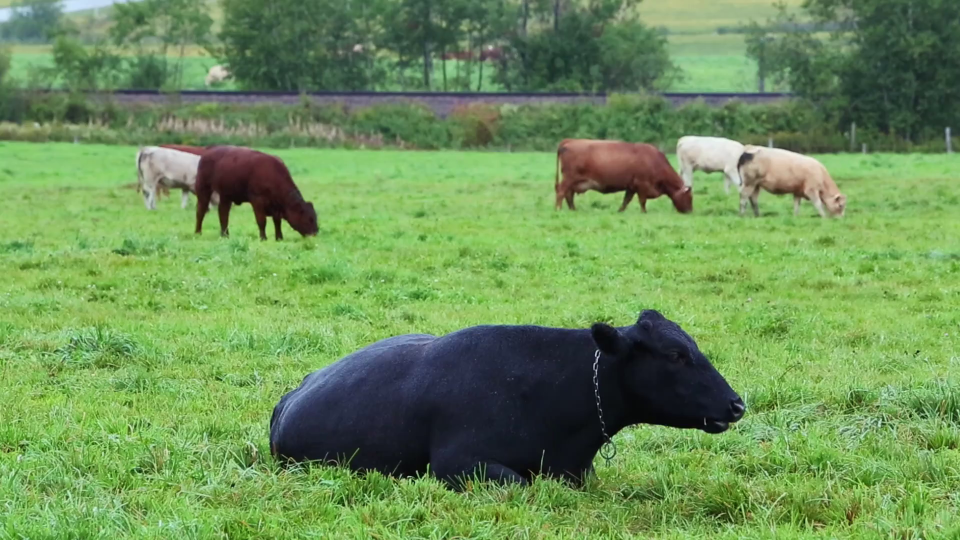
#> input picture TP_originaux/TP4-Particle-Filtering (1)/data/cows_first_frame.png, 1920 x 1080 px (shown at 1/2 size)
$ jupyter execute --allow-errors TP_ParticleFiltering.ipynb   (shell and % lines are left out)
#> lines starting #> are read from the running program, lines starting #| are printed output that depends on the picture
[cell 1]
import os
import numpy as np

import matplotlib as mpl
import matplotlib.pyplot as plt
import matplotlib.patches as patches

import cv2 as cv

You should submit before the deadline a **TP_ParticleFilter_firstname1-surname1_firstname2-surname2.ipynb** containing the completed .ipynb notebook.

You do not need to attach the data nor the outputs (images and videos) as we must be able to regenerate the output by running your notebook.

# Particle filter for color-based object tracking

In this practical work, you will implement a particle filter-based single object tracking approach based on the "color-based probabilistic tracking" framework discussed in the lecture slides (starting from slide 16). The notebook guides you to implement the appearance model, the state propagation model, the particle filter itself, to finally run the tracker on videos.

### Extracting the template patch

We will first use the example video 'data/cows.avi'. The first frame in the video is saved in 'data/cows_first_frame.png' and we load it first below:

[cell 2]
data_dir = 'data'

[cell 3]
zeroth_frame_filename = os.path.join(data_dir, 'cows_first_frame.png')
zeroth_frame = cv.imread(zeroth_frame_filename)
#> zeroth_frame is the input picture: shape (1080, 1920, 3); mean B, G, R 88, 144.6, 109

[cell 4]
fig = plt.figure()
ax = fig.add_subplot(111, aspect='equal')
ax.imshow(cv.cvtColor(zeroth_frame, cv.COLOR_BGR2RGB))
plt.grid(False)
plt.axis('off')
plt.show()

The single object tracker tracks an object manually defined by a template patch that we have to extract from the first frame. Below I have defined a bounding box width, height, center coordinates $x,y$ so as to track the head of the brown cow. You can change the bounding box parameters to track another object if you want. To help place the bounding box, you can visualize the bounding box on top of the frame in the plot below.

[cell 5]
# Template patch
template_W = 100
template_H = 100
template_x = 600
template_y = 430

# Bounding box in [x1,y1,x2,y2] format:
template_bb = np.array([template_x-template_W//2,template_y-template_H//2,
                        template_x+template_W//2,template_y+template_H//2])

[cell 6]
fig = plt.figure(figsize=(10, 10*zeroth_frame.shape[0]/zeroth_frame.shape[1]))
ax = fig.add_subplot(111, aspect='equal')
ax.imshow(cv.cvtColor(zeroth_frame, cv.COLOR_BGR2RGB))
plt.grid(False)
plt.axis('off')

d = np.array([template_x-template_W//2,template_y-template_H//2,template_W,template_H]).astype(np.int32)
ax.add_patch(patches.Rectangle((d[0],d[1]),d[2],d[3],fill=False,lw=3,ec=np.random.rand(1, 3)))
plt.show()
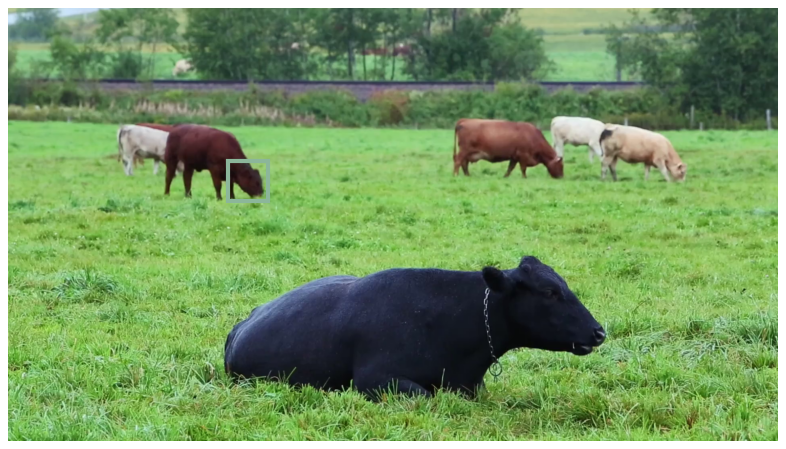
#> figure drawn by matplotlib, 1 panel

We will now implement a function that takes a frame (image) as input as well as a bounding box, and extracts a patch from the image at the specified bounding box location. The patch has dimension N along the $x$-axis and M along the $y$-axis. This routine will be used both to extract the template patch, and to extract candidate patches during the tracking.

The patch pixel values are probed at coordinates regularly spaced between the bounding box corners. This means that the coordinates may fall in-between pixels (they are real valued). Hence you will have to linearly interpolate image values to obtain the patch values.<br>
Moreover, the bounding box may fall partially outside the image, in which case you will have to extrapolate image values, replicating the border values as boundary condition.

[cell 7]
# [23 lines left out: function extract_patch, not called in this run]

Now we can extract the template patch from `zeroth_frame`, thanks to the bounding box `template_bb` you manually defined previously.

[cell 8]
N = 64 # number of pixels in the patch along the x-axis
M = 64 # number of pixels in the patch along the y-axis

# Extract the template patch
#> (the rest of this cell did not finish here and is left out)

[cell 9]
fig = plt.figure()
ax = fig.add_subplot(111, aspect='equal')
#> (the rest of this cell did not finish here and is left out)

### First appearance model

For the particle filter, we need to define the data likelihood given a state $p(z|x^{(i)})$. We will explore two variants of appearance models. The first is based on the candidate patch to template Mean Squared Error. We will first simply compute the Mean Squared Error between the candidate patch (CP) color values and the template (T) color values: $$MSE = \frac{1}{NMC} \Vert CP - T \Vert_2^2 , $$

where $N,M$ are the patch dimensions and $C$ the number of color channels. We then take $\exp(-\frac{\lambda}{2} \cdot MSE)$ to obtain a value that is a probability (up to an unimportant multiplicative factor).

[cell 10]
# [32 lines left out: function mse_likelihood, not called in this run]

Let's visualize the likelihood map that we obtain for different lambda values. Each pixel value in this map represents the likelihood of a candidate patch centered at the given pixel (and of the same height and width as the template). The maps are subsampled by a factor of 10 for speed of execution.

As $\lambda$ gets larger, the map becomes more peaked around the actual template patch. For accurate object tracking, we will need maps that are quite peaked.

[cell 11]
bbs = [np.array([x-template_W//2,y-template_H//2,
                 x+template_W//2,y+template_H//2,]) for y in np.arange(0, zeroth_frame.shape[0], 10)
       for x in np.arange(0, zeroth_frame.shape[1], 10)]
bbs = np.array(bbs)

H_lik = zeroth_frame.shape[0]//10
#> H_lik = 108
W_lik = zeroth_frame.shape[1]//10
#> W_lik = 192
lbdas = np.array([0.005, 0.01, 0.02, 0.05, 0.1, 1.])
#> (the rest of this cell did not finish here and is left out)

### Second appearance model

The second appearance model is based on a comparison of color histograms instead of a direct comparison of pixel values. We will first convert the patches from BGR (the default color space for opencv images) to HSV (Hue-Saturation-Value). We will then compute the joint histogram of the Hue (H) and Saturation (S) channels for the patch (discarding the information from the Value (V) channel, for reduced sensitivity to the lighting conditions). We discretize each channel to `n_bins` distinct values, resulting in an `n_bins`$\times$`n_bins` histogram.

By default, the histogram records the number of pixel values that fall in each bin. We will normalize it instead to record the probability of each bin (i.e., the sum of bin values should be normalized to 1).

Let's start by computing the histogram for the template patch:

[cell 12]
n_bins = 10

# Convert from BGR to HSV then compute the Hue Saturation histogram
# Hints: You can use cv.cvtColor, cv.calcHist, cv.normalize instead of reimplementing these routines yourself
# We compute the histogram only based on the first two channels (Hue-Saturation).
# The range of the hue channel is 0-179 included. The range of the saturation channel is 0-255 included.
#> (the rest of this cell did not finish here and is left out)

Now, let's define the data likelihood given a state $p(z|x^{(i)})$. The likelihood is based on the Bhattacharyya distance between normalized histograms as defined in slides 17-18.

[cell 13]
# [41 lines left out: function histogram_likelihood, not called in this run]

Let's visualize the likelihood maps that we obtain for different lambda values. They are quite different at low lambda values from the ones we obtained previously. For accurate object tracking, we will need the maps to be quite peaked.

[cell 14]
bbs = [np.array([x-template_W//2,y-template_H//2,
                 x+template_W//2,y+template_H//2,]) for y in np.arange(0, zeroth_frame.shape[0], 10)
       for x in np.arange(0, zeroth_frame.shape[1], 10)]
bbs = np.array(bbs)

H_lik = zeroth_frame.shape[0]//10
W_lik = zeroth_frame.shape[1]//10
lbdas = np.array([0.01, 0.1, 1., 10., 100., 1e3])
#> (the rest of this cell did not finish here and is left out)

### Motion model

We will use a variant of the constant velocity motion model that is more reactive to changes in velocity. This variant is not a linear-Gaussian model, but this is not a problem for particle tracking!

The state (the particle) will consist of six values $[x,y,s,\dot{x},\dot{y},\dot{s}]$, where:
- $x$ is the coordinate along $x$-axis of the center of the candidate bounding box
- $y$ is the coordinate along $y$-axis of the center of the candidate bounding box
- $s$ is the "scale" of the bounding box. The scale parameter resizes the width and height of the candidate bounding box to $s$ times the width/height of the template bounding box *i.e*, $h=s\times$template_H and $w=s\times$template_W

The motion model / state propagation model is as follows.<br>
We first apply noise to the velocities: $\dot{x}_k=\dot{x}_{k-1}+\epsilon_{x}$, where $\epsilon_x \sim \mathcal{N}(0, \sigma_x^2)$; $\dot{y}_k=\dot{y}_{k-1}+\epsilon_{y}$, where $\epsilon_y \sim \mathcal{N}(0, \sigma_y^2)$; $\dot{s}_k=\dot{s}_{k-1}+\epsilon_{s}$, where $\epsilon_s \sim \mathcal{N}(0, \sigma_s^2)$.<br>
We then compute the new $x,y,s$ based on the velocities, assuming the timestep is $\Delta t= 1$: $x_k=x_{k-1}+\dot{x}_k$, $y_k=y_{k-1}+\dot{y}_k$ and $s_k=s_{k-1}+\dot{s}_k$.

Let's implement this motion model / state propagation model:

[cell 15]
# [12 lines left out: function state_propagation, not called in this run]

For compatibility between the motion and appearance models, we also need to implement a routine that computes bounding boxes in the format expected by the likelihood functions implemented above ([x1,y1,x2,y2] format) from the particles in the format $[x,y,s,\dot{x},\dot{y},\dot{s}]$:

[cell 16]
# [13 lines left out: function particles_to_bounding_boxes, not called in this run]

### Particle filter implementation

You will now implement the particle filter itself. Fill in the missing lines in the cell below. The particle filter is completely generic with respect to the state propagation model and the likelihood model.

[cell 17]
class ParticleFilter(object):
    """
    Implements a particle filter. The implementation is generic with respect to the choice
    of state propagation model and of measurement model, it can receive arbitrary functions.

    Parameters:

    dim_x: int
        Number of state variables for the particle filter. For example, if
        you are tracking the position and velocity of an object in one
        dimension, dim_x would be 2.
    n_particles: int
        Number of particles for the particle filter
    tau: float between 0 and 1
        tau*n_particles is the threshold on the effective sample size under which
        the particles are resampled and their weights reset to 1/N. If 0 we will never
        resample (SIS behaviour). If 1 we will resample at each step (SIR behaviour).

    Attributes:

    particles: numpy.array(n_particles, dim_x)
        Current state estimates recorded by all particles. Each row
        contains the state of a particle
    weights: numpy.array(n_particles)
        Weights of the particles. The weights sum to 1 over all particles.
    forward: function of signature forward(particles) -> particles
        Function that will be called to perform the predict step of the particle filter,
        whereby the forward state propagation model (including drift and noise) is applied to all particles.
        This returns updated particles.
    likelihood: function of signature likelihood(particles, z) -> likelihoods
        Function that will be called to perform the update step of the particle filter,
        whereby the measurement model and the observation z are used to compute likelihood values
        p(z|x_i) where x_i=particles[i]. The update step uses these likelihood values to update the weights.

    The particle filter can be used like this:

    PF = ParticleFilter(dim_x, n_particles=..., tau=..., forward=..., likelihood=...)
    self.particles = ... # Initialize particles

    while new time step:
        PF.resample()
        PF.predict()
        z = read_measurement(...)
        PF.update(z)
        mean_state = PF.state_expectation()

    """

    # [65 lines left out: functions __init__, resample, predict, update, state_expectation, not called in this run]

The actual state propagation model is passed at initialization time or at runtime as a function (argument `forward`) with signature `forward(particles)->particles`. (in the next section)

The actual likelihood model is passed at initialization time or at runtime as a function (argument `likelihood`) with signature `likelihood(particles, z)->likelihoods`. (in the next section)

### Running the single object tracker

Finally, you have to fill in the missing lines in the code implementing the particle filter-based single object tracker. You have to try the tracker with both appearance models and find suitable parameters each time (lambda, plus you can play with the process noise standard deviations). Is either appearance model more robust to the parameter settings, or yields better results?

The parts to complete are the following:
- the initialization: define the `forward` and `likelihood` functions that will be passed as arguments to initialize a `ParticleFilter`; initialize a `ParticleFilter` PF; initialize the particles of PF to a sensible value;
- the main loop: run the particle filter on each frame (we actually process only every 10th frame for speed reasons)

As the tracker is running, you will see the current frame being displayed with:
- all bounding boxes corresponding to the particles, in the first image displayed
- the bounding box corresponding to the mean state, in the second image displayed

The outputs of the code can be found in the folder 'output'. Frames with the overlayed bounding box of the tracked object are saved in the 'output/images folder'. A video is also made based on these frames and stored in 'output/video.avi'.

[cell 18]
import os

from IPython.display import clear_output

import matplotlib
import matplotlib.pyplot as plt
import matplotlib.patches as patches

[cell 19]
video_path = os.path.join('data', 'cows.avi')

colour_particle = np.array([1.,1.,0])
colour_mean = np.random.rand(1, 3)
if not os.path.exists('output'):
    os.makedirs('output')
if not os.path.exists('output/images'):
    os.makedirs('output/images')

# Define likelihood and forward functions (cf. format expected in ParticleFilter)
# Hint: you can use lambda expressions to create functions based on xxx_likelihood and state_propagation
# but with the correct arguments

# Hint: Here is an example of forward and likelihood for you, but you can change some of the parameters and switch to the
# histogram_likelihood
forward = lambda particles: state_propagation(particles, process_noise_std=xxxx)
likelihood = lambda particles, z: mse_likelihood(z, template, particles_to_bounding_boxes(particles), lbda=xxxx)

# Initialize particle filter
#> (the rest of this cell did not finish here and is left out)

[cell 20]
# Reload the png's and save as video for better visualization
image_folder = os.path.join('output', 'images')
video_name = os.path.join('output','video.avi')

images = [img for img in sorted(os.listdir(image_folder)) if img.endswith(".png")]
#> (the rest of this cell did not finish here and is left out)

# Optional bonus: Tracking results on a second video

Let's test the approach on a second short clip of a presidential debate. This one is more difficult and the result will not be perfect. Try to find the model and parameters that make the tracking of the hand work as well as possible.

### First frame and template patch:

[cell 21]
zeroth_frame_filename = os.path.join(data_dir, 'pres_debate_first_frame.png')
zeroth_frame = cv.imread(zeroth_frame_filename)
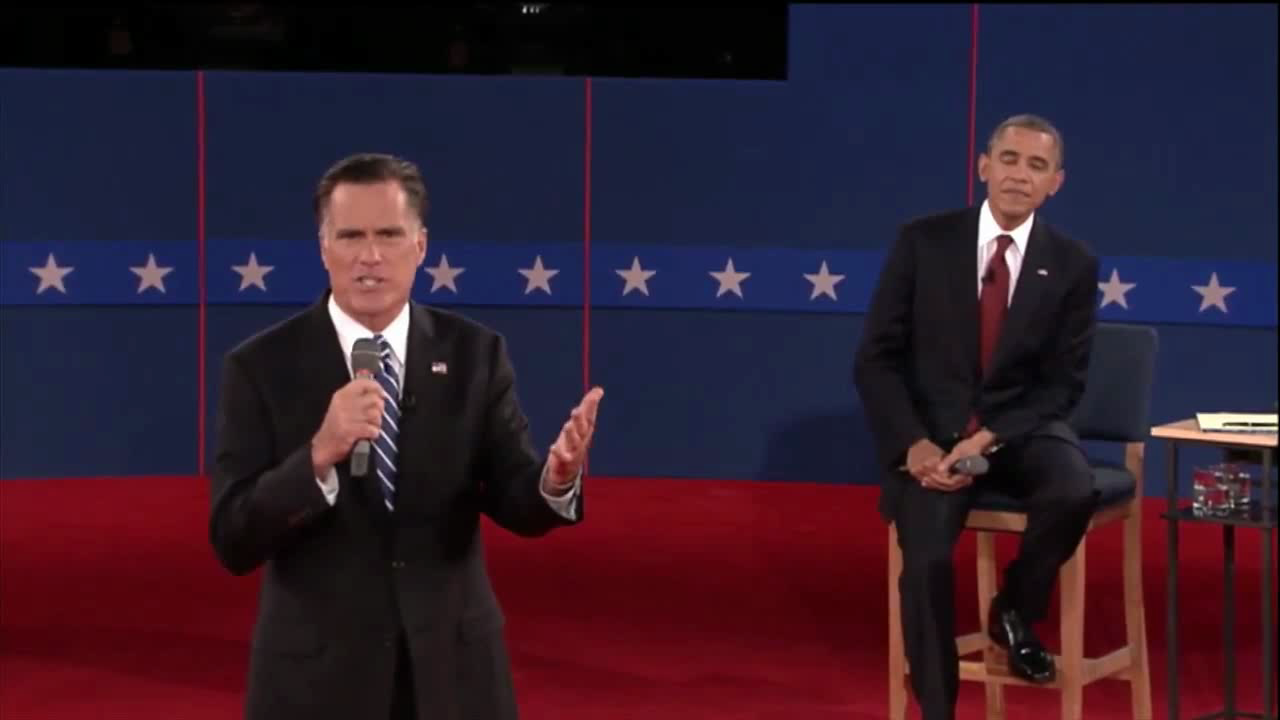
#> input picture TP_originaux/TP4-Particle-Filtering (1)/data/pres_debate_first_frame.png, 1280 x 720 px
#> zeroth_frame is the input picture: shape (720, 1280, 3); mean B, G, R 46.1, 29.6, 50.2

[cell 22]
zeroth_frame.shape
#> Out = (720, 1280, 3)

[cell 23]
fig = plt.figure()
ax = fig.add_subplot(111, aspect='equal')
ax.imshow(cv.cvtColor(zeroth_frame, cv.COLOR_BGR2RGB))
plt.grid(False)
plt.axis('off')
plt.show()

[cell 24]
# Template patch
template_W = 75
template_H = 75
template_x = 570
template_y = 440

# Bounding box in [x1,y1,x2,y2] format:
template_bb = np.array([template_x-template_W//2,template_y-template_H//2,
                        template_x+template_W//2,template_y+template_H//2])

[cell 25]
fig = plt.figure(figsize=(10, 10*zeroth_frame.shape[0]/zeroth_frame.shape[1]))
ax = fig.add_subplot(111, aspect='equal')
ax.imshow(cv.cvtColor(zeroth_frame, cv.COLOR_BGR2RGB))
plt.grid(False)
plt.axis('off')

d = np.array([template_x-template_W//2,template_y-template_H//2,template_W,template_H]).astype(np.int32)
ax.add_patch(patches.Rectangle((d[0],d[1]),d[2],d[3],fill=False,lw=3,ec=np.random.rand(1, 3)))
plt.show()
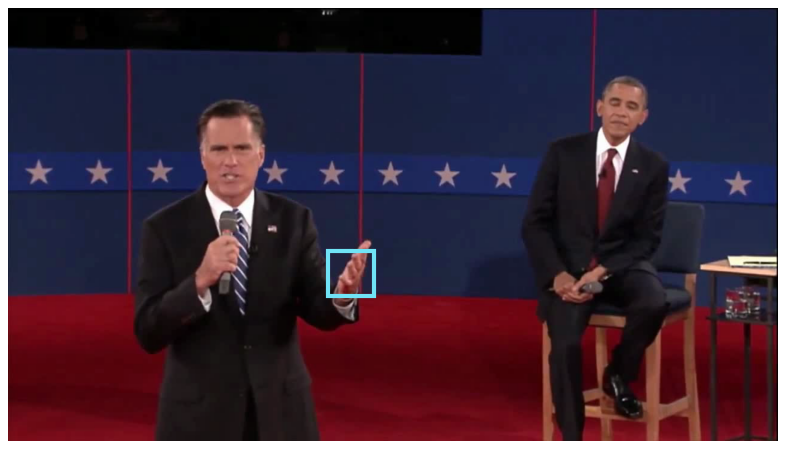
#> figure drawn by matplotlib, 1 panel
